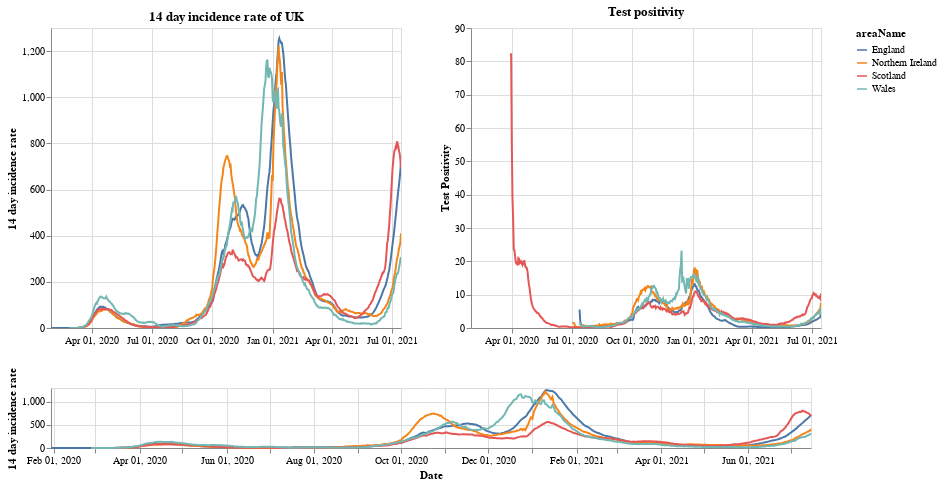

The notebook cell saved with this chart:
### Markdown cell above
# Plots

First a plot with each country in the UK. The top right shows the positivity rate for (which is the percentage of registered tests which were positive) while the top left is the 14 day incidence rate. The bottom chart can be used to select the timeframe (does not work on a mobile device).

### Code cell
#collapse
brush = alt.selection(type='interval', name='DateBrush',encodings=['x'],fields=['Time'])
leg_selection = alt.selection_multi(fields=['areaName'], bind='legend')

base = alt.Chart(uk_cases).mark_line().encode(
    x=alt.X("yearmonthdate(date):T", axis=alt.Axis(title='Date')),
    y=alt.Y("twoWeeklyCasesRate:Q", axis=alt.Axis(title='14 day incidence rate')),
    tooltip=['areaName', 'date','twoWeeklyCasesRate', 'testPositivity'],
    color='areaName',
    opacity=alt.condition(leg_selection, alt.value(2), alt.value(0.1))
).add_selection(leg_selection).properties(width=350)

upper = base.encode(alt.X('yearmonthdate(date):T', axis=alt.Axis(title=''),
                         scale=alt.Scale(domain=brush))
                   ).properties(title=f'14 day incidence rate of UK')
upper_right = upper.encode(alt.Y('testPositivity:Q', axis=alt.Axis(title='Test Positivity'))).properties(title='Test positivity')
lower = base.properties(height=60, width = 760).add_selection(brush)

(upper | upper_right) & lower

### Figure 1 — Vega-Lite specification as saved in the notebook (floating-point values rounded to 4 significant figures; data arrays with more than 128 entries replaced by an {"elided": "..."} marker saying what was removed)
{"config": {"view": {"continuousWidth": 400, "continuousHeight": 300}}, "vconcat": [{"hconcat": [{"mark": "line", "encoding": {"color": {"type": "nominal", "field": "areaName"}, "opacity": {"condition": {"value": 2, "selection": "selector001"}, "value": 0.1}, "tooltip": [{"type": "nominal", "field": "areaName"}, {"type": "temporal", "field": "date"}, {"type": "quantitative", "field": "twoWeeklyCasesRate"}, {"type": "quantitative", "field": "testPositivity"}], "x": {"type": "temporal", "axis": {"title": ""}, "field": "date", "scale": {"domain": {"selection": "DateBrush"}}, "timeUnit": "yearmonthdate"}, "y": {"type": "quantitative", "axis": {"title": "14 day incidence rate"}, "field": "twoWeeklyCasesRate"}}, "selection": {"selector001": {"type": "multi", "fields": ["areaName"], "bind": "legend"}}, "title": "14 day incidence rate of UK", "width": 350}, {"mark": "line", "encoding": {"color": {"type": "nominal", "field": "areaName"}, "opacity": {"condition": {"value": 2, "selection": "selector001"}, "value": 0.1}, "tooltip": [{"type": "nominal", "field": "areaName"}, {"type": "temporal", "field": "date"}, {"type": "quantitative", "field": "twoWeeklyCasesRate"}, {"type": "quantitative", "field": "testPositivity"}], "x": {"type": "temporal", "axis": {"title": ""}, "field": "date", "scale": {"domain": {"selection": "DateBrush"}}, "timeUnit": "yearmonthdate"}, "y": {"type": "quantitative", "axis": {"title": "Test Positivity"}, "field": "testPositivity"}}, "selection": {"selector001": {"type": "multi", "fields": ["areaName"], "bind": "legend"}}, "title": "Test positivity", "width": 350}]}, {"mark": "line", "encoding": {"color": {"type": "nominal", "field": "areaName"}, "opacity": {"condition": {"value": 2, "selection": "selector001"}, "value": 0.1}, "tooltip": [{"type": "nominal", "field": "areaName"}, {"type": "temporal", "field": "date"}, {"type": "quantitative", "field": "twoWeeklyCasesRate"}, {"type": "quantitative", "field": "testPositivity"}], "x": {"type": "temporal", "axis": {"title": "Date"}, "field": "date", "timeUnit": "yearmonthdate"}, "y": {"type": "quantitative", "axis": {"title": "14 day incidence rate"}, "field": "twoWeeklyCasesRate"}}, "height": 60, "selection": {"selector001": {"type": "multi", "fields": ["areaName"], "bind": "legend"}, "DateBrush": {"type": "interval", "encodings": ["x"], "fields": ["Time"]}}, "width": 760}], "data": {"name": "data-7454b9f9261fa33025ee579717e0abdb"}, "$schema": "https://vega.github.io/schema/vega-lite/v4.8.1.json", "datasets": {"data-7454b9f9261fa33025ee579717e0abdb": {"elided": "2040 records"}}}
